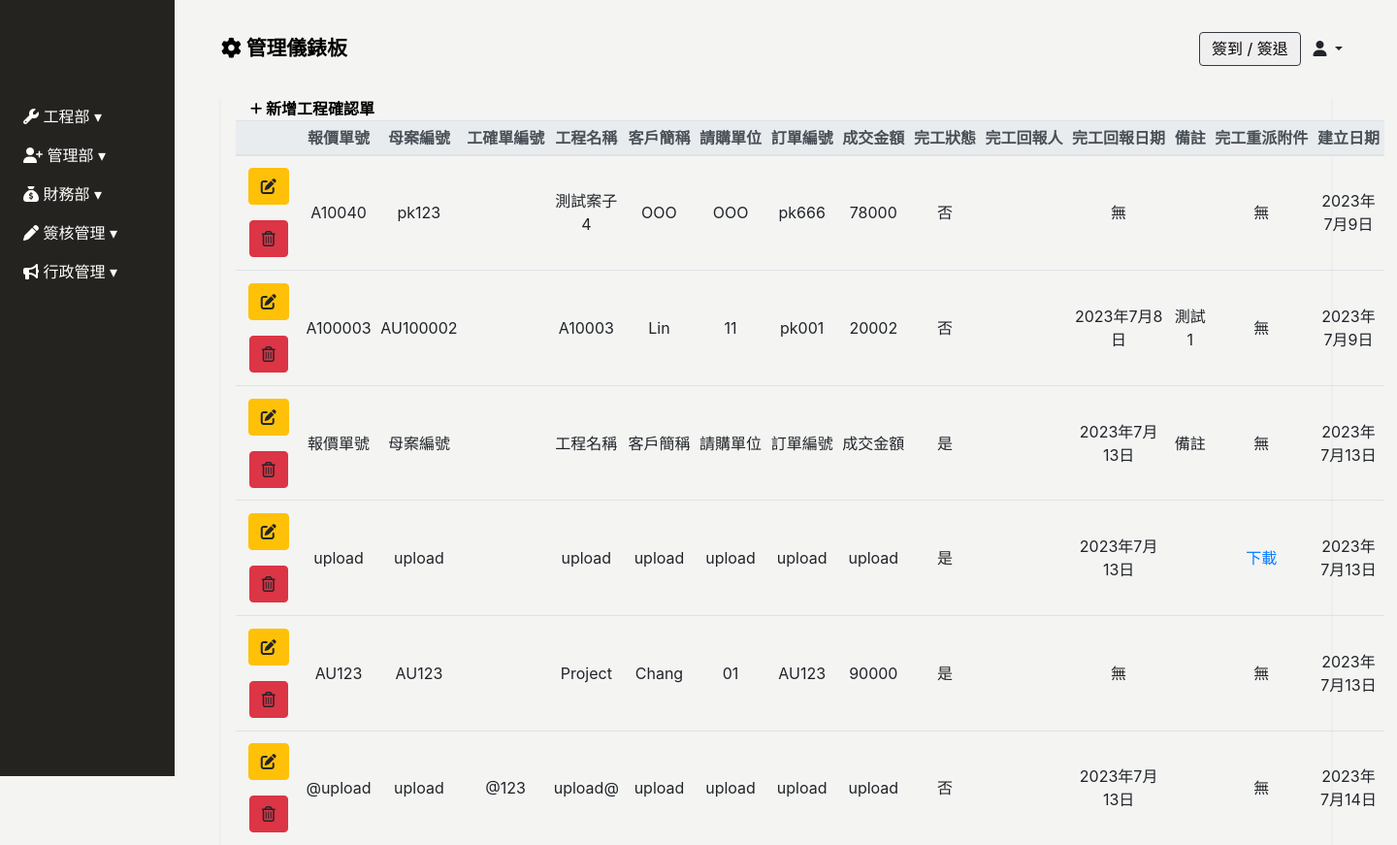
The app's page /project-confirmation/, older data.
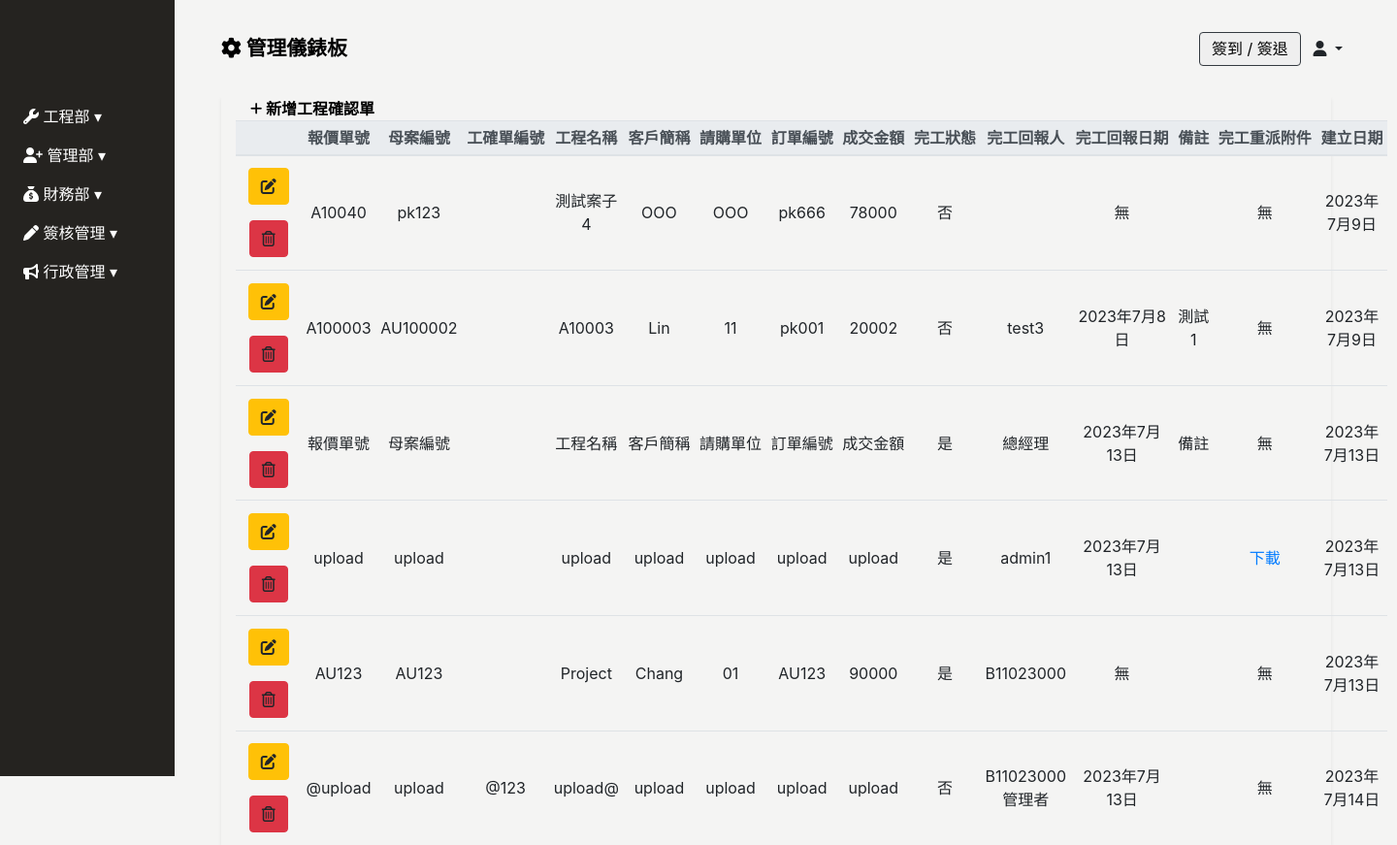
The same page, newer data.
### Backend/models.py (models this page shows, shortened)
class Project_Confirmation(models.Model):
    quotation_id = models.CharField(max_length=100, null=True, blank=True, verbose_name="報價單號")
    project_confirmation_id = models.CharField(max_length=100, null=True, blank=True, verbose_name="工確單編號")
    project_name = models.CharField(max_length=100, null=True, blank=True, verbose_name="工程名稱")
    order_id = models.CharField(max_length=100, null=True, blank=True, verbose_name='訂單編號')
    c_a = models.CharField(max_length=100, null=True, blank=True, verbose_name='母案編號')
    client = models.CharField(max_length=100, null=True, blank=True, verbose_name='客戶簡稱')
    requisition = models.CharField(max_length=100, null=True, blank=True, verbose_name='請購單位')
    turnover = models.CharField(max_length=10, null=True, blank=True, verbose_name='成交金額') # 限制10個字輸入數字應該夠?
    is_completed = models.BooleanField(verbose_name='完工狀態')
    completion_report_employee = models.ManyToManyField(Employee, related_name='projects_confirmation_report_employee', verbose_name='完工回報人')
    completion_report_date = models.DateField(null=True, blank=True, verbose_name="完工回報日期")
    remark = models.TextField(null=True, blank=True, verbose_name="備註")
    reassignment_attachment = models.FileField(upload_to="project_confirmation_reassignment_attachment", null=True, blank=True, verbose_name="完工重派附件")
    created_date = models.DateField(default=timezone.now,verbose_name='建立日期')
    update_date = models.DateField(auto_now=True, verbose_name='更新日期')
    class Meta:
        verbose_name = "工程確認單"   # 單數
        verbose_name_plural = verbose_name   #複數
    def reassignment_attachment_link(self):
        if self.reassignment_attachment:
            download_link = "<a href='{}' download>下載</a>".format(self.reassignment_attachment.url)
            return mark_safe(download_link)
        else:
            return "無"

class Employee(models.Model):
    GENDER_CHOICES = [
        ('M', '男'),
        ('F', '女'),
    ]
    BLOOD_TYPE_CHOICES = [
        ('A', 'A型'),
        ('B', 'B型'),
        ('AB','AB型'),
        ('O', 'O型'),
    ]
    MARITAL_STATUS_CHOICES = [
        ('M', '已婚'),
        ('S', '未婚'),
        ('D', '離異'),
    ]
    MILITARY_STATUS_CHOICES = [
        ('M', '義務役'),
        ('E', '免服役'),
        ('A', '替代役'),
    ]
    user = models.OneToOneField(User, null=True, blank=True, on_delete=models.CASCADE)
    full_name = models.CharField(max_length=10, null=True, blank=True, verbose_name='員工名稱')
    employee_id	 = models.CharField(max_length=30, blank=True,verbose_name='員工ID')
    position = models.CharField(max_length=30, null=True, blank=True, verbose_name='職稱')
    phone_number = models.CharField(max_length=20, null=True, blank=True,verbose_name='手機號碼')
    contact_number = models.CharField(max_length=20, null=True, blank=True,verbose_name='聯絡電話')
    start_date = models.DateField(null=True, blank=True, verbose_name='到職日期')
    seniority = models.DecimalField(max_digits=3, decimal_places=1, null=True, blank=True, verbose_name='目前年資')
    id_number = models.CharField(max_length=20, null=True, blank=True, verbose_name='身份證字號')
    birthday = models.DateField(null=True, blank=True, verbose_name='出生日期')
    age = models.IntegerField(null=True, blank=True, verbose_name='年齡')
    gender = models.CharField(max_length=1, choices=GENDER_CHOICES, null=True, blank=True, verbose_name='性別')
    blood_type = models.CharField(max_length=2, choices=BLOOD_TYPE_CHOICES, null=True, blank=True, verbose_name='血型')
    birth_place = models.CharField(max_length=100, null=True, blank=True, verbose_name='出生地')
    marital_status = models.CharField(max_length=1, choices=MARITAL_STATUS_CHOICES, null=True, blank=True, verbose_name='婚姻狀況')
    military_status = models.CharField(max_length=1, choices=MILITARY_STATUS_CHOICES, null=True, blank=True, verbose_name='兵役狀況')
    permanent_address = models.CharField(max_length=50, null=True, blank=True, verbose_name='戶籍地址')
    current_address_city = models.CharField(max_length=50, null=True, blank=True, verbose_name='現居地址縣市')
    current_address = models.CharField(max_length=50, null=True, blank=True, verbose_name='現居地址')
    location = models.CharField(max_length=50, null=True, blank=True, verbose_name='所在地')
    company_email = models.EmailField(null=True, blank=True, verbose_name='公司E_Mail')
    personal_email = models.EmailField(null=True, blank=True, verbose_name='個人E_Mail')
    emergency_contact = models.CharField(max_length=50, null=True, blank=True, verbose_name='緊急聯絡人1')
    emergency_contact_relations = models.CharField(max_length=50, null=True, blank=True, verbose_name='關係1')
    emergency_contact_phone = models.CharField(max_length=20, null=True, blank=True, verbose_name='聯絡人電話1')
    created_date = models.DateField(default=timezone.now,verbose_name='建立日期')
    update_date = models.DateField(auto_now=True, verbose_name='更新日期')
    class Meta:
        verbose_name = "員工"   # 單數
        verbose_name_plural = verbose_name   #複數

### Frontend/views.py (the view)
# urls.py: path('project-confirmation/', views.Project_Confirmation_ListView.as_view(), name='project-confirmation'),
class Project_Confirmation_ListView(ListView):
    model = Project_Confirmation
    template_name = 'project_confirmation/project_confirmation.html'
    context_object_name = 'project_confirmation'
    def get_context_data(self, **kwargs):
        context = super().get_context_data(**kwargs)
        context["employees_list"] =employees = Employee.objects.values('id','user__username')
        return context

### Frontend/templates/project_confirmation/project_confirmation.html (shortened to what this page needs)
{% extends 'base/base_dashboard.html' %}
{% block import %}
{% load static%}
<link rel="stylesheet" href="{% static 'css/project_confirmation/project_confirmation.css' %}">
{% endblock %}
{% block main %}
<div class="main px-3 px-md-5" id="project-confirmation-app">
    <div class="project-confirmation-table container-fluid shadow-sm table-responsive-lg">
        <table class="table table-sm table-hover text-center" id="table"  data-toggle="table" data-sortable="true" data-show-export="true"
        data-toolbar="#toolbar"  data-pagination="true" data-height="520" data-sticky-header="true" data-search="true" data-show-columns="true" data-show-columns-toggle-all="true">
        <div id="toolbar">
            <div class="project-confirmation-header container-fluid">
                <a href="" class="font-weight-bold" id="sys_new" data-toggle="modal"data-target="#project-confirmation-modal">
                    <i class="fa-solid fa-plus fa-sm" style="color: #000000;"></i> 新增工程確認單
                </a>
            </div>
        </div>
            <thead class="thead-light">
                <tr class="text-nowrap">
                    <th></th>
                    <th data-field="quotation_id" data-sortable="true">報價單號</th>
                    <th data-field="c_a" data-sortable="true">母案編號</th>
                    <th data-field="project_confirmation_id" data-sortable="true">工確單編號</th>
                    <th data-field="project_name" data-sortable="true">工程名稱</th>
                    <th data-field="client" data-sortable="true">客戶簡稱</th>
                    <th data-field="requisition" data-sortable="true">請購單位</th>
                    <th data-field="order_id" data-sortable="true">訂單編號</th>
                    <th data-field="turnover" data-sortable="true">成交金額</th>
                    <th data-field="is_completed" data-sortable="true">完工狀態</th>
                    <th data-field="completion_report_employee" data-sortable="true">完工回報人</th>
                    <th data-field="completion_report_date" data-sortable="true">完工回報日期</th>
                    <th data-field="remark" data-sortable="true">備註</th>
                    <th data-field="reassignment_attachment_link" data-sortable="true">完工重派附件</th>
                    <th data-field="created_date" data-sortable="true">建立日期</th>
                </tr>
            </thead>
            <tbody>
                {% for p in project_confirmation %}
                <tr>
                    <td>
                        <a type="button" data-url="project_confirmation" data-id="{{ p.id }}"
                            class="sys_get btn btn-warning my-2 mx-md-2" data-toggle="modal"
                            data-target="#project-confirmation-modal"><i class="fas fa-edit"></i></a>
                        <a data-url="project_confirmation" data-id="{{ p.id }}" type="button"
                            class="sys_del btn btn-danger my-2 mx-md-2"><i class="far fa-trash-alt"></i></a>
                    </td>
                    <td>{{ p.quotation_id }}</td>
                    <td>{{ p.c_a }}</td>
                    {% if p.project_confirmation_id %}<td>{{ p.project_confirmation_id }}</td>{% else %}<td></td>{% endif %}
                    <td>{{ p.project_name }}</td>
                    <td>{{ p.client }}</td>
                    <td>{{ p.requisition }}</td>
                    <td>{{ p.order_id }}</td>
                    <td>{{ p.turnover }}</td>
                    {% if p.is_completed == True %}<td>是</td>{% else %}<td>否</td>{% endif %}
                    <td>
                        {% for employees_list in p.completion_report_employee.all %}
                            {{ employees_list.full_name }}
                        {% endfor %}
                    </td>
                    {% if p.completion_report_date %}<td>{{ p.completion_report_date }}</td>{% else %}<td>無</td>{% endif %}
                    <td>{{ p.remark }}</td>
                    <td>{{ p.reassignment_attachment_link }}</td>
                    <td>{{ p.created_date }}</td>
                </tr>
                {% endfor %}
            </tbody>
        </table>
    </div>
</div>
{% endblock %}

### Frontend/templates/base/base_dashboard.html (shortened to what this page needs)
<!DOCTYPE html>
<html lang="zh-Hant">
<head>
    <link rel="stylesheet" href="https://stackpath.bootstrapcdn.com/bootstrap/4.2.1/css/bootstrap.min.css"
>
    <link rel="stylesheet" href="https://cdnjs.cloudflare.com/ajax/libs/font-awesome/6.4.0/css/all.min.css">
    <link href="https://unpkg.com/bootstrap-table@1.22.1/dist/bootstrap-table.min.css" rel="stylesheet">
    <link href="https://cdn.rawgit.com/harvesthq/chosen/gh-pages/chosen.min.css" rel="stylesheet" />
    {% load static%}
    <link rel="stylesheet" href="{% static 'css/base/base.css' %}">
    <link rel="stylesheet" href="{% static 'css/index/index-login.css' %}">
    {% block import %}
    {% endblock %}
</head>
<body>
    {% include 'base/sidebar.html' %}
    {% include 'base/header.html' %}
    {% block main %}
    {% endblock %}
</body>
<link href="
https://cdn.jsdelivr.net/npm/sweetalert2@11.7.16/dist/sweetalert2.min.css
" rel="stylesheet">
</html>

### Frontend/templates/base/sidebar.html (shortened to what this page needs)
<div class="sidebar pl-2 collapse width show" id="sidebarCollapse">
    <div class="sidebar-logo">
    </div>
    <ul class="nav flex-column">
        <li class="nav-item">
            <a class="nav-link collapsed" href="#" data-target="#engineerCollapse" data-toggle="collapse" aria-expanded="false" aria-controls="engineerCollapse">
                <i class="fa-solid fa-wrench" style="color: #ffffff;"></i> 工程部
            </a>
        </li>
        <li class="nav-item">
            <a class="nav-link collapsed" href="#" data-target="#personnelCollapse" data-toggle="collapse" aria-expanded="false" aria-controls="personnelCollapse">
                <i class="fa-solid fa-user-plus" style="color: #ffffff;"></i> 管理部
            </a>
        </li>
        <li class="nav-item">
            <a class="nav-link collapsed" href="#financialCollapse" data-toggle="collapse" aria-expanded="false" aria-controls="financialCollapse">
                <i class="fa-solid fa-sack-dollar" style="color: #ffffff;"></i> 財務部
            </a>
        </li>
        <li class="nav-item">
            <a class="nav-link collapsed" href="#reimbursementCollapse" data-toggle="collapse" aria-expanded="false" aria-controls="reimbursementCollapse">
                <i class="fa-solid fa-pen" style="color: #ffffff;"></i> 簽核管理
            </a>
        </li>
        <li class="nav-item">
            <a class="nav-link collapsed" href="#newsCollapse" data-toggle="collapse" aria-expanded="false" aria-controls="newsCollapse">
                <i class="fa-solid fa-bullhorn" style="color: #ffffff;"></i> 行政管理
            </a>
        </li>
    </ul>
</div>

### Frontend/templates/base/header.html (shortened to what this page needs)
<header class="d-flex justify-content-between align-items-center px-3 px-md-5">
    <div>
        <a href="{% url 'index' %}" style="color: #000; text-decoration: none;">
            <span class="font-weight-bold" style="font-size: clamp(1rem, 2vw, 1.3rem);">
                <i class="fa-solid fa-gear"></i> 管理儀錶板
            </span>
        </a>
    </div>
    <div>
        <button type="button" class="border border-dark rounded mr-2" data-toggle="modal" data-target="#clock-inout" @click="catchDateTime">
            簽到 / 簽退
        </button>
        <span class="dropdown-toggle mr-2" data-toggle="dropdown">
            <i class="fa-solid fa-user"></i> {{ request.user.employee.full_name }}
        </span>
    </div>
</header>
{% load static %}

### static/css/base/base.css (style rules this page uses)
:root { --sidebar-width: 180px; --theme-black: #252320; --theme-white: #f4f4f3; }
body { background: var(--theme-white); }

### static/css/index/index-login.css (style rules this page uses)
.sidebar { width: var(--sidebar-width); height: 100vh; background: var(--theme-black); position: fixed; overflow: hidden; z-index: 2; }
.sidebar a { color: #fff; font-size: 1rem; }
.sidebar .nav-link[data-toggle].collapsed:after { content: "\25BE"; }
.sidebar-logo { height: 100px; }
.main { width: calc(100vw - var(--sidebar-width) - 20px); position: relative; left: var(--sidebar-width); top: 100px; }
header { width: calc(100vw - var(--sidebar-width)); height: 100px; background: var(--theme-white); position: fixed; left: var(--sidebar-width); z-index: 1; }
header button { width: 105px; height: 35px; }

### static/css/project_confirmation/project_confirmation.css (style rules this page uses)
.project-confirmation-header a { text-decoration: none; color: black; }
.project-confirmation-table td { vertical-align: middle; }

Row changes from the older to the newer data that the page shows:
changed Project_Confirmation "AU100002": gains Employee (full_name "test3")
changed Project_Confirmation "報價單號": gains Employee (full_name "總經理")
changed Project_Confirmation "下載": gains Employee (full_name "admin1")
changed Project_Confirmation "AU123": gains Employee (full_name "B11023000")
changed Project_Confirmation "@upload": gains Employee (full_name "B11023000"); gains Employee (full_name "管理者")
